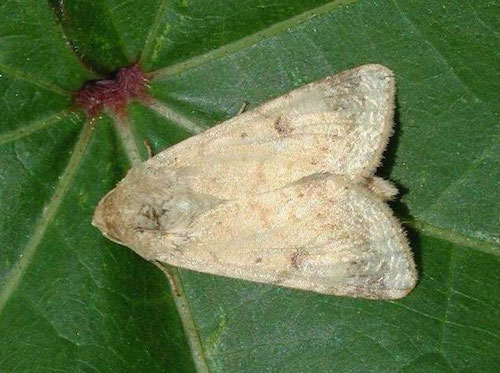
#> input picture Dataset/archive/Train/American Bollworm on Cotton/Image_20.jpg, 500 x 373 px, found by its file name; its folder holds only this picture in this run
$ jupyter execute Crop_Notebook1.ipynb   (shell and % lines are left out)
#> lines starting #> are read from the running program, lines starting #| are printed output that depends on the picture
<a href="https://colab.research.google.com/github/AlexFraisl/Crop-Disease-Model-HSLU/blob/main/Crop_Notebook1.ipynb" target="_parent"></a>

[cell 1]
import pandas as pd
import os
from PIL import Image

# GitHub repository URL
github_repo_url = "https://github.com/AlexFraisl/Crop-Disease-Model-HSLU.git"
local_data_dir = "/content/image_data_new"

# Clone the repository

# Define training and validation paths after cloning
training_folder = os.path.join(local_data_dir, "Dataset/archive/Train/American Bollworm on Cotton")
validation_folder = os.path.join(local_data_dir, "Dataset/archive/Validation/American Bollworm on Cotton")

def analyze_image_dataset(folder_path):
    image_data = []
    for filename in os.listdir(folder_path):
        if filename.endswith(('.jpg', '.jpeg', '.png')):  # Add other image extensions if needed
            filepath = os.path.join(folder_path, filename)
            try:
                image = Image.open(filepath)
#> image is the input picture: PIL image 500x373 RGB; mean R, G, B 95.4, 117.9, 73
                width, height = image.size
                image_data.append({
                    "filename": filename,
                    "width": width,
                    "height": height,
                    "format": image.format
                })
            except IOError:
                print(f"Error opening {filename}")

    return pd.DataFrame(image_data)

# Check if training and validation folders exist
if os.path.exists(training_folder):
    # Analyze the training set
    training_df = analyze_image_dataset(training_folder)
    print("Training Set Analysis:")
    print(training_df.describe())
#|        width  height
#| count    1.0     1.0
#| mean   500.0   373.0
#| std      NaN     NaN
#| min    500.0   373.0
#| 25%    500.0   373.0
#> (further printed lines are left out)
    print(training_df.info())
#| <class 'pandas.core.frame.DataFrame'>
#| RangeIndex: 1 entries, 0 to 0
#| Data columns (total 4 columns):
#|  #   Column    Non-Null Count  Dtype
#| ---  ------    --------------  -----
#|  0   filename  1 non-null      object
#> (further printed lines are left out)
else:
    print("Training folder not found!")

if os.path.exists(validation_folder):
    # Analyze the validation set
    validation_df = analyze_image_dataset(validation_folder)
    print("\nValidation Set Analysis:")
    print(validation_df.describe())
#|        width  height
#| count    1.0     1.0
#| mean   500.0   373.0
#| std      NaN     NaN
#| min    500.0   373.0
#| 25%    500.0   373.0
#> (further printed lines are left out)
    print(validation_df.info())
#| <class 'pandas.core.frame.DataFrame'>
#| RangeIndex: 1 entries, 0 to 0
#| Data columns (total 4 columns):
#|  #   Column    Non-Null Count  Dtype
#| ---  ------    --------------  -----
#|  0   filename  1 non-null      object
#> (further printed lines are left out)
else:
    print("Validation folder not found!")

[cell 2]
# prompt: visualisiere die traingsdaten für die größenverteilung

import matplotlib.pyplot as plt
import seaborn as sns

# Assuming training_df is already created from the previous code

if 'training_df' in locals():
    plt.figure(figsize=(12, 6))

    # Distribution of image widths
    plt.subplot(1, 2, 1)
    sns.histplot(training_df['width'], kde=True)
    plt.title('Distribution of Image Widths (Training Set)')
    plt.xlabel('Width (pixels)')
    plt.ylabel('Frequency')

    # Distribution of image heights
    plt.subplot(1, 2, 2)
    sns.histplot(training_df['height'], kde=True)
    plt.title('Distribution of Image Heights (Training Set)')
    plt.xlabel('Height (pixels)')
    plt.ylabel('Frequency')

    plt.tight_layout()
    plt.show()
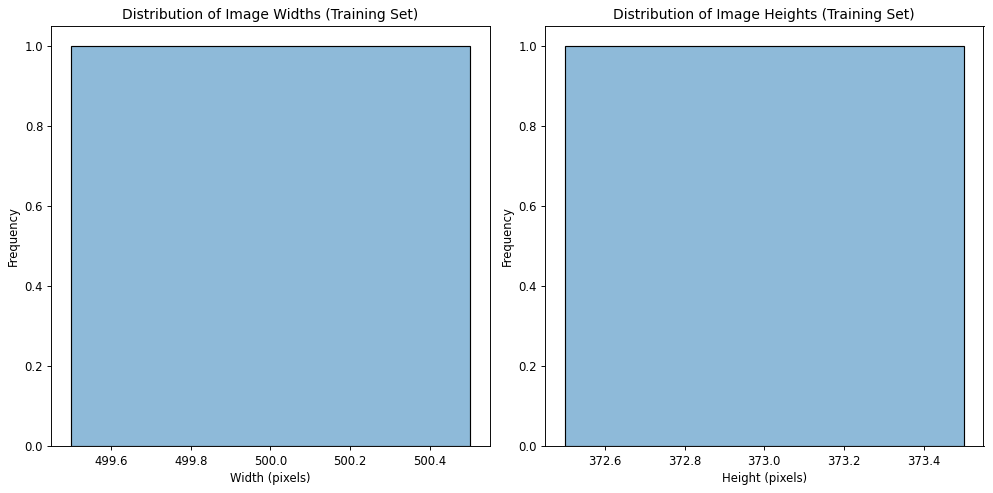
#> figure drawn by matplotlib, 2 panels

    # Scatter plot of width vs. height
    plt.figure(figsize=(8, 6))
    sns.scatterplot(x='width', y='height', data=training_df)
    plt.title('Width vs. Height (Training Set)')
    plt.xlabel('Width (pixels)')
    plt.ylabel('Height (pixels)')
    plt.show()
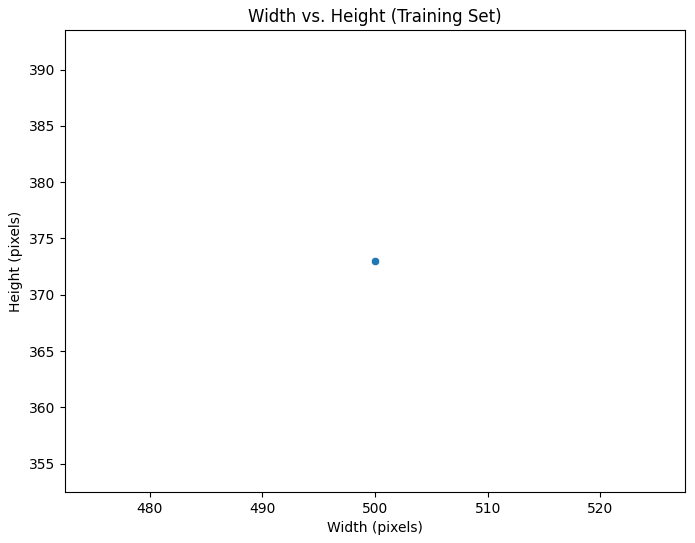
#> figure drawn by matplotlib, 1 panel

if 'validation_df' in locals():
    plt.figure(figsize=(12, 6))

    # Distribution of image widths
    plt.subplot(1, 2, 1)
    sns.histplot(validation_df['width'], kde=True)
    plt.title('Distribution of Image Widths (Validation Set)')
    plt.xlabel('Width (pixels)')
    plt.ylabel('Frequency')

    # Distribution of image heights
    plt.subplot(1, 2, 2)
    sns.histplot(validation_df['height'], kde=True)
    plt.title('Distribution of Image Heights (Validation Set)')
    plt.xlabel('Height (pixels)')
    plt.ylabel('Frequency')

    plt.tight_layout()
    plt.show()

    # Scatter plot of width vs. height
    plt.figure(figsize=(8, 6))
    sns.scatterplot(x='width', y='height', data=validation_df)
    plt.title('Width vs. Height (Validation Set)')
    plt.xlabel('Width (pixels)')
    plt.ylabel('Height (pixels)')
    plt.show()

[cell 3]
# prompt: please resize all pictures to 150x150

def resize_images(folder_path, target_size=(150, 150)):
#> called with target_size = (150, 150)
    for filename in os.listdir(folder_path):
        if filename.endswith(('.jpg', '.jpeg', '.png')):
            filepath = os.path.join(folder_path, filename)
            try:
                img = Image.open(filepath)
                img = img.resize(target_size)
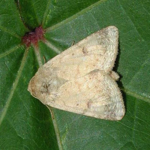
#> img: PIL image 150x150 RGB; mean R, G, B 95.4, 117.9, 73
                img.save(filepath)  # Overwrite the original image
            except IOError:
                print(f"Error resizing {filename}")

# Resize images in the training set
if os.path.exists(training_folder):
    resize_images(training_folder)
    print("Training images resized.")
else:
    print("Training folder not found!")

# Resize images in the validation set
if os.path.exists(validation_folder):
    resize_images(validation_folder)
    print("Validation images resized.")
else:
    print("Validation folder not found!")

[cell 4]
# Check if training and validation folders exist
if os.path.exists(training_folder):
    # Analyze the training set
    training_df = analyze_image_dataset(training_folder)
    print("Training Set Analysis:")
    print(training_df.describe())
#|        width  height
#| count    1.0     1.0
#| mean   150.0   150.0
#| std      NaN     NaN
#| min    150.0   150.0
#| 25%    150.0   150.0
#> (further printed lines are left out)
    print(training_df.info())
#| <class 'pandas.core.frame.DataFrame'>
#| RangeIndex: 1 entries, 0 to 0
#| Data columns (total 4 columns):
#|  #   Column    Non-Null Count  Dtype
#| ---  ------    --------------  -----
#|  0   filename  1 non-null      object
#> (further printed lines are left out)
else:
    print("Training folder not found!")

if os.path.exists(validation_folder):
    # Analyze the validation set
    validation_df = analyze_image_dataset(validation_folder)
    print("\nValidation Set Analysis:")
    print(validation_df.describe())
#|        width  height
#| count    1.0     1.0
#| mean   150.0   150.0
#| std      NaN     NaN
#| min    150.0   150.0
#| 25%    150.0   150.0
#> (further printed lines are left out)
    print(validation_df.info())
#| <class 'pandas.core.frame.DataFrame'>
#| RangeIndex: 1 entries, 0 to 0
#| Data columns (total 4 columns):
#|  #   Column    Non-Null Count  Dtype
#| ---  ------    --------------  -----
#|  0   filename  1 non-null      object
#> (further printed lines are left out)
else:
    print("Validation folder not found!")

[cell 5]
# prompt: wie kann ich die verteilung der fotos der farben von braun zu grün analysieren?

import pandas as pd
import os
from PIL import Image
import matplotlib.pyplot as plt
import seaborn as sns
import numpy as np

# ... (Your existing code)

def analyze_image_colors(folder_path):
    color_data = []
    for filename in os.listdir(folder_path):
        if filename.endswith(('.jpg', '.jpeg', '.png')):
            filepath = os.path.join(folder_path, filename)
            try:
                image = Image.open(filepath).convert("RGB")  # Ensure RGB format
                image_array = np.array(image)

                # Calculate average color for demonstration (you can refine this)
                avg_color = np.mean(image_array.reshape(-1, 3), axis=0)
#> avg_color = [95.45, 117.9, 73.08]

                # Convert RGB to HLS for better analysis
                hls_color = colorsys.rgb_to_hls(avg_color[0]/255, avg_color[1]/255, avg_color[2]/255)
#> hls_color = (0.25, 0.374, 0.235)

                color_data.append({
                    "filename": filename,
                    "avg_red": avg_color[0],
                    "avg_green": avg_color[1],
                    "avg_blue": avg_color[2],
                    "hue": hls_color[0],
                    "lightness": hls_color[1],
                    "saturation": hls_color[2]
                })
            except IOError:
                print(f"Error opening {filename}")
    return pd.DataFrame(color_data)

import colorsys

# ... (Your existing code)

if os.path.exists(training_folder):
    training_color_df = analyze_image_colors(training_folder)
#> training_color_df = table of 1 rows and 7 columns
    print(training_color_df.head())  # Inspect the DataFrame
#> (printed output is left out)

    # Plotting Hue distribution
    plt.figure(figsize=(8, 6))
    sns.histplot(training_color_df['hue'], kde=True)
    plt.title('Distribution of Image Hue (Training Set)')
    plt.xlabel('Hue')
    plt.ylabel('Frequency')
    plt.show()
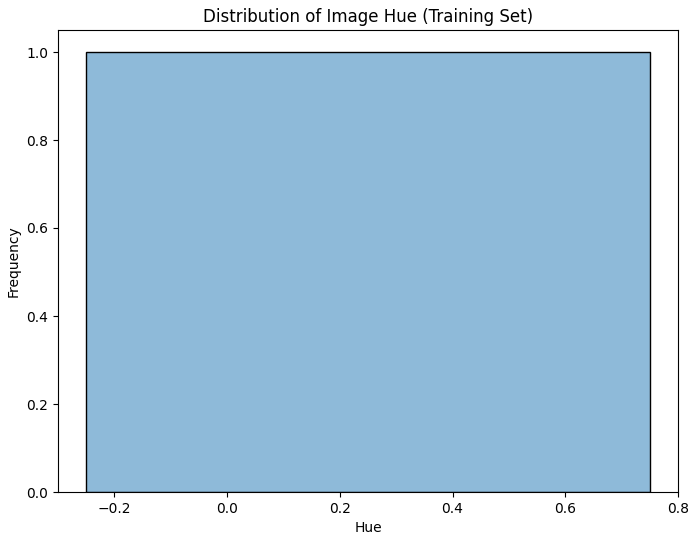
#> figure drawn by matplotlib, 1 panel

    # You can add more analysis here, such as:
    # - Plotting lightness and saturation distributions
    # - Scatter plots to compare hue vs. lightness/saturation
    # - Analyze the distribution with respect to specific hue ranges (e.g. brown to green)
    # - Consider using KMeans clustering to identify dominant colors

if os.path.exists(validation_folder):
    validation_color_df = analyze_image_colors(validation_folder)
#> validation_color_df = table of 1 rows and 7 columns
    print(validation_color_df.head())
#> (printed output is left out)
    # Perform similar analysis for the validation set

# Example of how to filter for brown to green (approximate hue range)
# Assuming 0.1 to 0.3 represents brown to green in HLS
brown_green_images = training_color_df[(training_color_df['hue'] >= 0.1) & (training_color_df['hue'] <= 0.3)]
#> brown_green_images = table of 1 rows and 7 columns
print("Number of images in the brown-green range:", len(brown_green_images))
#| Number of images in the brown-green range: 1

[cell 6]
# prompt: wie finde ich die anzahl der braunen flecken auf einem Blatt heraus nur für training set?

# ... (Your existing code)

def count_brown_spots(image_path, brown_lower_bound=(10, 50, 50), brown_upper_bound=(30, 255, 255)):
    """Counts brown spots in an image using HSV color thresholding."""
    try:
        img = Image.open(image_path)
        img = img.convert('RGB')  # Ensure image is in RGB format
        img_array = np.array(img)
        hsv_image = cv2.cvtColor(img_array, cv2.COLOR_RGB2HSV)

        brown_mask = cv2.inRange(hsv_image, brown_lower_bound, brown_upper_bound)
        num_brown_pixels = np.count_nonzero(brown_mask)
        # Further refine counting by removing small noise, etc.
        return num_brown_pixels
    except Exception as e:
        print(f"Error processing {image_path}: {e}")
        return 0  # Return 0 if there is an error

# Initialize an empty list to store the brown spot counts
brown_spot_counts = []

# Iterate through the training set images and count the brown spots in each image
if os.path.exists(training_folder):
    for filename in os.listdir(training_folder):
        if filename.endswith(('.jpg', '.jpeg', '.png')):
            filepath = os.path.join(training_folder, filename)
            brown_spot_count = count_brown_spots(filepath)
            brown_spot_counts.append(brown_spot_count)
            #print(f"Number of brown spots in {filename}: {brown_spot_count}")

    # Add the brown spot counts to the training_df DataFrame
    training_df['brown_spots'] = brown_spot_counts
    print(training_df.head()) #print dataframe with new column
#|        filename  width  height format  brown_spots
#| 0  Image_20.jpg    150     150   JPEG            0
